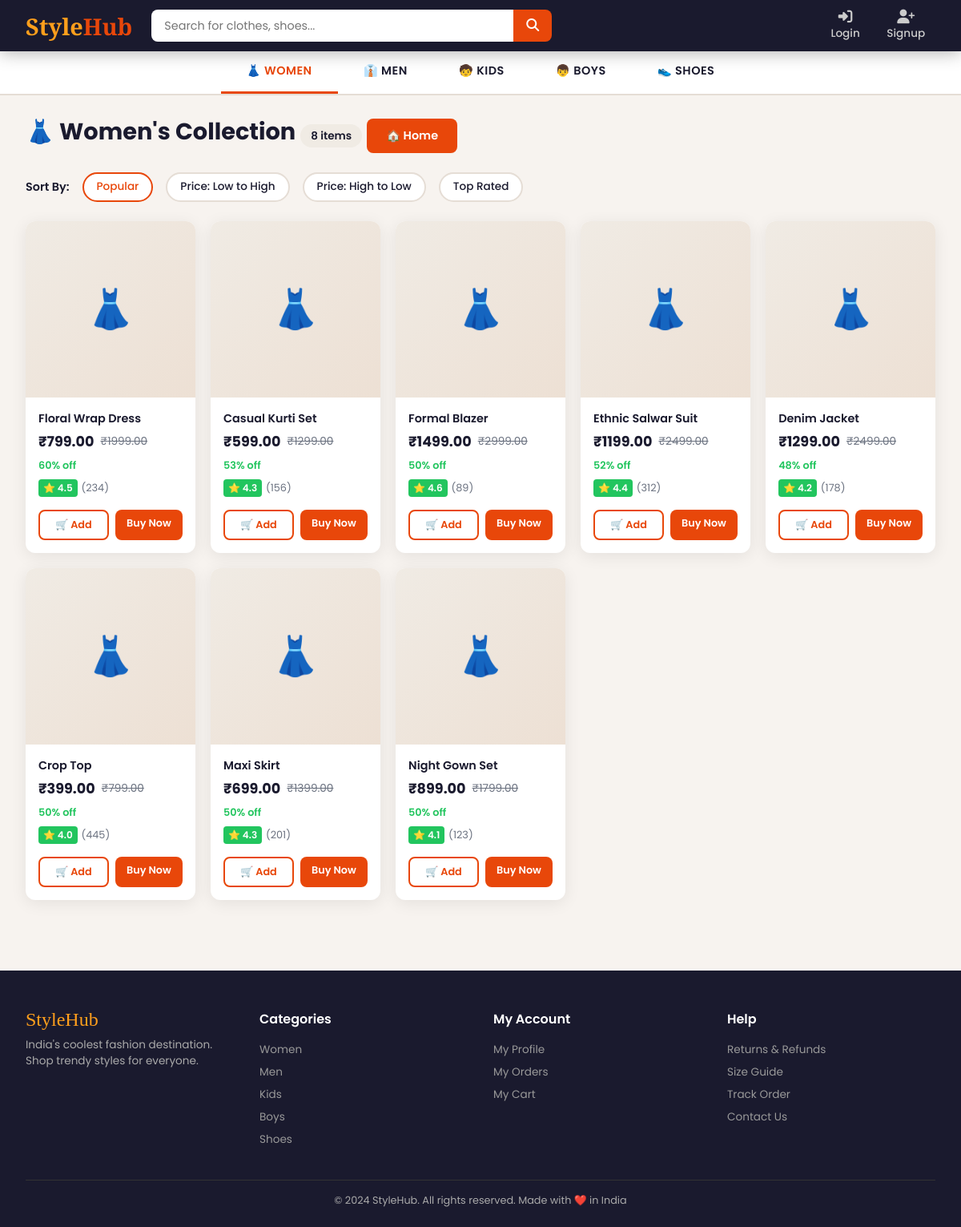
Page /category/women/ on the committed database.
### store/models.py (models this page shows, shortened)
class Product(models.Model):
    name = models.CharField(max_length=200)
    category = models.CharField(max_length=20, choices=CATEGORY_CHOICES)
    price = models.DecimalField(max_digits=10, decimal_places=2)
    original_price = models.DecimalField(max_digits=10, decimal_places=2, null=True, blank=True)
    description = models.TextField(blank=True)
    image_url = models.URLField(blank=True)
    stock = models.IntegerField(default=10)
    rating = models.DecimalField(max_digits=3, decimal_places=1, default=4.0)
    reviews_count = models.IntegerField(default=0)
    is_active = models.BooleanField(default=True)
    created_at = models.DateTimeField(auto_now_add=True)
    def discount_percent(self):
        if self.original_price and self.original_price > self.price:
            return int((1 - self.price / self.original_price) * 100)
        return 0

### store/views.py (the view)
# urls.py: path('category/<str:category>/', views.category_view, name='category'),
def category_view(request, category):
    products = Product.objects.filter(category=category, is_active=True)
    sort = request.GET.get('sort', '')
    if sort == 'price_asc':
        products = products.order_by('price')
    elif sort == 'price_desc':
        products = products.order_by('-price')
    elif sort == 'rating':
        products = products.order_by('-rating')
    return render(request, 'store/category.html', {
        'products': products, 'category': category, 'sort': sort
    })

### store/context_processors.py (called while the page is built)
def cart_count(request):
    if request.user.is_authenticated:
        count = Cart.objects.filter(user=request.user).count()
        return {'cart_count': count}
    return {'cart_count': 0}

### templates/store/category.html (shortened to what this page needs)
{% extends 'base.html' %}
{% block content %}
<div class="page-header">
    <h1>
        {% if category == 'women' %}👗{% elif category == 'men' %}👔{% elif category == 'kids' %}🧒{% elif category == 'boys' %}👦{% else %}👟{% endif %}
        {{ category|title }}'s Collection
        <span class="count-badge">{{ products.count }} items</span>
         <a href="/" class="btn btn-primary">🏠 Home</a>
    </h1>
</div>
<div class="filters">
    <span class="filter-label">Sort By:</span>
    <a href="?sort=" class="filter-btn {% if not sort %}active{% endif %}">Popular</a>
    <a href="?sort=price_asc" class="filter-btn {% if sort == 'price_asc' %}active{% endif %}">Price: Low to High</a>
    <a href="?sort=price_desc" class="filter-btn {% if sort == 'price_desc' %}active{% endif %}">Price: High to Low</a>
    <a href="?sort=rating" class="filter-btn {% if sort == 'rating' %}active{% endif %}">Top Rated</a>
</div>
<div class="products-grid">
    {% for product in products %}
    <div class="product-card" onclick="window.location='/product/{{ product.id }}/'">
        {% if product.image_url %}
            <div class="product-img-placeholder" style="display:none">
                {% if category == 'women' %}👗{% elif category == 'men' %}👔{% elif category == 'kids' %}🧒{% elif category == 'boys' %}👦{% else %}👟{% endif %}
            </div>
        {% else %}
            <div class="product-img-placeholder">
                {% if category == 'women' %}👗{% elif category == 'men' %}👔{% elif category == 'kids' %}🧒{% elif category == 'boys' %}👦{% else %}👟{% endif %}
            </div>
        {% endif %}
        <div class="product-info">
            <div class="product-name">{{ product.name }}</div>
            <div class="product-price">
                <span class="price-current">₹{{ product.price }}</span>
                {% if product.original_price %}
                    <span class="price-original">₹{{ product.original_price }}</span>
                    <span class="price-discount">{{ product.discount_percent }}% off</span>
                {% endif %}
            </div>
            <div class="rating">
                <span class="rating-badge">⭐ {{ product.rating }}</span>
                <span style="color:var(--gray)">({{ product.reviews_count }})</span>
            </div>
        </div>
        <div class="product-actions">
            <a href="/cart/add/{{ product.id }}/" class="btn btn-outline" style="font-size:0.8rem;padding:0.5rem" onclick="event.stopPropagation()">🛒 Add</a>
            <a href="/buy-now/{{ product.id }}/" class="btn btn-primary" style="font-size:0.8rem;padding:0.5rem" onclick="event.stopPropagation()">Buy Now</a>
        </div>
    </div>
    {% empty %}
    <div style="grid-column:1/-1;text-align:center;padding:3rem;color:var(--gray);">
        <i class="fas fa-box-open" style="font-size:3rem;margin-bottom:1rem;display:block"></i>
        <p style="font-size:1.1rem">No products found in this category.</p>
    </div>
    {% endfor %}
</div>
{% endblock %}

### templates/base.html (shortened to what this page needs)
<!DOCTYPE html>
<html lang="en">
<head>
    <link rel="stylesheet" href="https://cdnjs.cloudflare.com/ajax/libs/font-awesome/6.4.0/css/all.min.css">
</head>
<body>
<nav class="navbar">
    <div class="nav-inner">
        <a href="/" class="nav-logo">Style<span>Hub</span></a>
        <form class="nav-search" action="/search/" method="get">
            <input type="text" name="q" placeholder="Search for clothes, shoes..." value="{{ request.GET.q }}">
            <button type="submit"><i class="fas fa-search"></i></button>
        </form>
        <div class="nav-links">
            {% if user.is_authenticated %}
                {% if user.role in 'admin,staff' %}
                    <a href="/users/dashboard/"><i class="fas fa-chart-bar"></i>Dashboard</a>
                {% endif %}
                <a href="/orders/"><i class="fas fa-box"></i>Orders</a>
                <a href="/users/profile/"><i class="fas fa-user"></i>{{ user.username }}</a>
                <a href="/cart/" class="nav-cart"><i class="fas fa-shopping-cart"></i>Cart <span class="cart-badge">{{ cart_count }}</span></a>
                <a href="/users/logout/"><i class="fas fa-sign-out-alt"></i>Logout</a>
            {% else %}
                <a href="/users/login/"><i class="fas fa-sign-in-alt"></i>Login</a>
                <a href="/users/signup/"><i class="fas fa-user-plus"></i>Signup</a>
            {% endif %}
        </div>
    </div>
</nav>
<div class="cat-bar">
    <a href="/category/women/" {% if request.path == '/category/women/' %}class="active"{% endif %}>👗 Women</a>
    <a href="/category/men/" {% if request.path == '/category/men/' %}class="active"{% endif %}>👔 Men</a>
    <a href="/category/kids/" {% if request.path == '/category/kids/' %}class="active"{% endif %}>🧒 Kids</a>
    <a href="/category/boys/" {% if request.path == '/category/boys/' %}class="active"{% endif %}>👦 Boys</a>
    <a href="/category/shoes/" {% if request.path == '/category/shoes/' %}class="active"{% endif %}>👟 Shoes</a>
</div>
<div class="main-content">
    {% block content %}{% endblock %}
</div>
<footer>
    <div class="footer-inner">
        <div class="footer-grid">
            <div>
                <div class="footer-logo">StyleHub</div>
                <p style="font-size:0.85rem;">India's coolest fashion destination. Shop trendy styles for everyone.</p>
            </div>
            <div>
                <h4>Categories</h4>
                <a href="/category/women/">Women</a>
                <a href="/category/men/">Men</a>
                <a href="/category/kids/">Kids</a>
                <a href="/category/boys/">Boys</a>
                <a href="/category/shoes/">Shoes</a>
            </div>
            <div>
                <h4>My Account</h4>
                <a href="/users/profile/">My Profile</a>
                <a href="/orders/">My Orders</a>
                <a href="/cart/">My Cart</a>
            </div>
            <div>
                <h4>Help</h4>
                <a href="#">Returns & Refunds</a>
                <a href="#">Size Guide</a>
                <a href="#">Track Order</a>
                <a href="#">Contact Us</a>
            </div>
        </div>
        <div class="footer-bottom">
            <p>© 2024 StyleHub. All rights reserved. Made with ❤️ in India</p>
        </div>
    </div>
</footer>
</body>
</html>

### templates/store/category.html (style rules this page uses)
.page-header { margin-bottom: 1.5rem; }
.page-header h1 { font-size: 1.8rem; font-weight: 700; }
.filters { display: flex; align-items: center; gap: 1rem; margin-bottom: 1.5rem; flex-wrap: wrap; }
.filter-label { font-weight: 600; font-size: 0.9rem; }
.filter-btn { padding: 0.4rem 1rem; border-radius: 20px; border: 2px solid var(--border); background: white; cursor: pointer; font-size: 0.85rem; font-family: 'Poppins', sans-serif; font-weight: 500; transition: all 0.2s; text-decoration: none; color: var(--dark); }
.filter-btn:hover, .filter-btn.active { border-color: var(--primary); color: var(--primary); }
.count-badge { background: var(--light-gray); border-radius: 20px; padding: 0.3rem 0.8rem; font-size: 0.85rem; font-weight: 600; }

### rows in the picture
Product: name "Floral Wrap Dress", price "799.00", original_price "1999.00", discount_percent "60", rating "4.5", reviews_count "234"
Product: name "Casual Kurti Set", price "599.00", original_price "1299.00", discount_percent "53", rating "4.3", reviews_count "156"
Product: name "Formal Blazer", price "1499.00", original_price "2999.00", discount_percent "50", rating "4.6", reviews_count "89"
Product: name "Ethnic Salwar Suit", price "1199.00", original_price "2499.00", discount_percent "52", rating "4.4", reviews_count "312"
Product: name "Denim Jacket", price "1299.00", original_price "2499.00", discount_percent "48", rating "4.2", reviews_count "178"
Product: name "Crop Top", price "399.00", original_price "799.00", discount_percent "50", rating "4.0", reviews_count "445"
Product: name "Maxi Skirt", price "699.00", original_price "1399.00", discount_percent "50", rating "4.3", reviews_count "201"
Product: name "Night Gown Set", price "899.00", original_price "1799.00", discount_percent "50", rating "4.1", reviews_count "123"

### other values in the picture
{{ category|title }} "Women"
{{ products.count }} "8"
